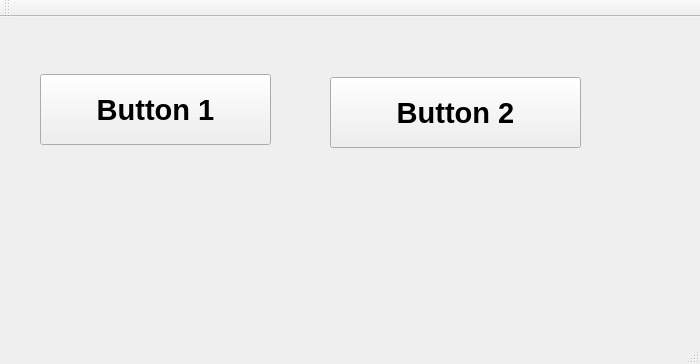
<?xml version="1.0" encoding="UTF-8"?>
<ui version="4.0">
 <class>MainWindow</class>
 <widget class="QMainWindow" name="MainWindow">
  <property name="geometry">
   <rect>
    <x>0</x>
    <y>0</y>
    <width>700</width>
    <height>364</height>
   </rect>
  </property>
  <property name="minimumSize">
   <size>
    <width>700</width>
    <height>200</height>
   </size>
  </property>
  <property name="windowTitle">
   <string>MainWindow</string>
  </property>
  <widget class="QWidget" name="centralWidget">
   <widget class="QPushButton" name="pushButton">
    <property name="geometry">
     <rect>
      <x>40</x>
      <y>57</y>
      <width>231</width>
      <height>71</height>
     </rect>
    </property>
    <property name="font">
     <font>
      <pointsize>22</pointsize>
      <weight>75</weight>
      <bold>true</bold>
     </font>
    </property>
    <property name="text">
     <string>Button 1</string>
    </property>
   </widget>
   <widget class="QLabel" name="label">
    <property name="geometry">
     <rect>
      <x>50</x>
      <y>160</y>
      <width>531</width>
      <height>121</height>
     </rect>
    </property>
    <property name="font">
     <font>
      <pointsize>18</pointsize>
      <weight>75</weight>
      <bold>true</bold>
     </font>
    </property>
    <property name="text">
     <string/>
    </property>
    <property name="textFormat">
     <enum>Qt::PlainText</enum>
    </property>
   </widget>
   <widget class="QPushButton" name="pushButton_2">
    <property name="geometry">
     <rect>
      <x>330</x>
      <y>60</y>
      <width>251</width>
      <height>71</height>
     </rect>
    </property>
    <property name="font">
     <font>
      <pointsize>22</pointsize>
      <weight>75</weight>
      <bold>true</bold>
     </font>
    </property>
    <property name="text">
     <string>Button 2</string>
    </property>
   </widget>
  </widget>
  <widget class="QMenuBar" name="menuBar">
   <property name="geometry">
    <rect>
     <x>0</x>
     <y>0</y>
     <width>700</width>
     <height>22</height>
    </rect>
   </property>
  </widget>
  <widget class="QToolBar" name="mainToolBar">
   <attribute name="toolBarArea">
    <enum>TopToolBarArea</enum>
   </attribute>
   <attribute name="toolBarBreak">
    <bool>false</bool>
   </attribute>
  </widget>
  <widget class="QStatusBar" name="statusBar"/>
 </widget>
 <layoutdefault spacing="6" margin="11"/>
 <resources/>
 <connections/>
</ui>
